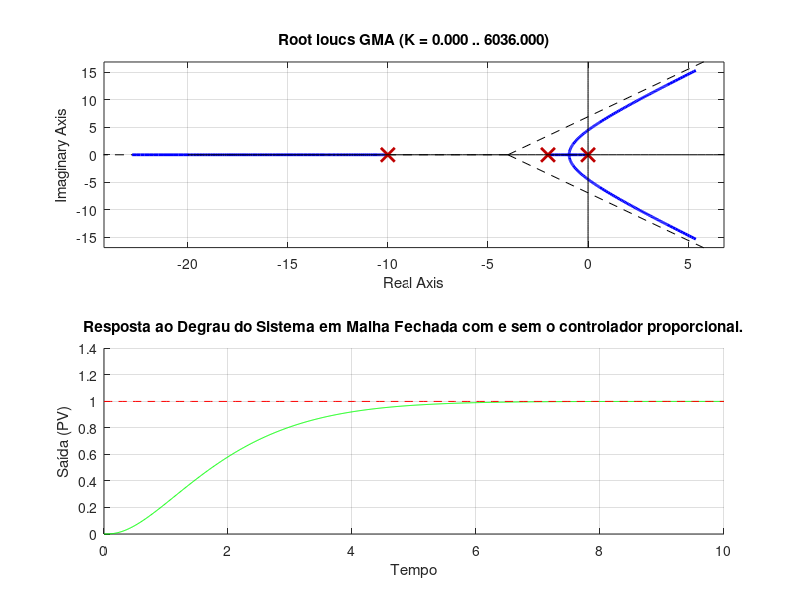

This figure's MATLAB source: (Note: this script raises an error after producing the figure.)
clc;
clear;
pkg load control;
pkg load signal;

%%1.a : Projete um controlador proporcional para atender à especificação de sobressinal em que Gc = Kp.
N = 5
num = 1;
den = conv(conv([1 0], [1 2]), [1 2*N]);
GMA = tf(num, den);

%graph one --------
subplot(2,1,1);
rlocus(GMA);
legend off;
hold on;
imaginaryAxis = linspace(-20, 20);
realAxis = zeros(size(imaginaryAxis));
plot(imaginaryAxis, realAxis, 'k');
plot(realAxis, imaginaryAxis, 'k');
K = 10;
GMF = feedback(K * GMA, 1);
t = 0:0.01:10;
%calculating damping factor
df = (-log(10/100)) / sqrt((pi^2) + (log(10/100))^2)

hold off;

%second one graph ---------
subplot(2,1,2);
hold on;
[PV, t] = step(GMF, t);
plot(t,PV,'g');
grid on;
realAxis = ones(size(imaginaryAxis));
imaginaryAxis = linspace(0, 10);
plot(imaginaryAxis,realAxis,'--r');
xlabel('Tempo')
ylabel('Saída (PV)')
title('Resposta ao Degrau do Sistema em Malha Fechada com e sem o controlador proporcional.')
hold off;

%%%%%%%%%% 1.B: Cálculo do tempo de acomodação para o critério de 2%
% Calcular o tempo de amortecimento
plot(t,0.98*sp,'g--');
plot(t,1.02*sp,'g--');
% Valor final da resposta ao degrau
y_final = y(end);
lim_inf = 0.98 * y_final;

% Encontrar o índice onde a resposta ultrapassa o limite inferior
indice_acomodacao = find(y > lim_inf, 1);

% Calcular o tempo de acomodação
t_acomodacao = t(indice_acomodacao)

% Plotar a resposta ao degrau e o tempo de acomodação
hold on;
plot([t_acomodacao t_acomodacao], [0 y_final], 'r--', 'LineWidth', 1.5);
text(t_acomodacao, 0.8, ['T_a_c_o_m_p = ' num2str(t_acomodacao)], 'Color', 'red');
figure
rlocus(G)
%%%%%%%%%% 1.C: Projete um compensador em Avanço de Fase para reduzir o tempo de acomodação calculado no item (b) em três vezes e atender à especificação de sobressinal, em que Glead = k(s - Zlead)/(s - Plead) sendo que o zero desse compensador deve estar em -2.
t_acomodacao_desejado = t_acomodacao / 3;
Ta_desejado = t_acomodacao_desejado;
OS = 0.1; % Overshoot máximo (10%)
zeta = abs(log(OS)) / sqrt(pi^2 + log(OS)^2);
wn = 4 / (zeta * Ta_desejado); % a frequência natural não amortecida.

Zlead = 2;
Plead = zeta * wn + sqrt((zeta * wn)^2 - wn^2); % Definimos um polo muito próximo de zero para evitar instabilidades

% Cálculo dos parâmetros do compensador em avanço de fase
num_c = [1, Zlead];
den_c = [1, real(Plead)];
C = tf(num_c, den_c );
% Função de transferência do sistema compensado
T_compensado = feedback(C * K * G, 1);
figure
[ycom, t] = step(T_compensado, t);
% Plotar a resposta ao degrau do sistema compensado
plot(t, ycom);
hold on;
sp = ones(size(t));
plot(t,sp);
grid on
% Configurar os rótulos dos eixos e o título do gráfico
xlabel('Tempo');
ylabel('Resposta ao Degrau');
title('Resposta ao Degrau do Sistema Compensado');
grid on;
% Mostrar o valor do tempo de acomodação atual e desejado
disp(['Tempo de Acomodação Atual: ' num2str(t_acomodacao) ' segundos']);
disp(['Tempo de Acomodação Desejado: ' num2str(t_acomodacao_desejado) ' segundos']);
plot(t,0.98*sp,'g--');
plot(t,1.02*sp,'g--');
% Cálculo do tempo de acomodação do sistema compensado
tolerancia = 0.02; % Tolerância de 2% para considerar o estado de acomodação
y_ss = ycom(end); % Valor de regime permanente da resposta ao degrau
t_acomodacao_compensado = 0; % Inicializa o tempo de acomodação do sistema compensado

% Encontra o primeiro ponto após o tempo de amortecimento que atinge 98% do valor final
for i = 1:length(ycom)
    if abs(ycom(i) - y_ss) <= tolerancia * y_ss
        t_acomodacao_compensado = t(i);
        break;
    end
end

% Plotar o novo tempo de acomodação
line([t_acomodacao_compensado t_acomodacao_compensado], [0 1], 'Color', 'red', 'LineStyle', '--');
text(t_acomodacao_compensado, 0.8, ['T_a_c_o_m_p = ' num2str(t_acomodacao_compensado)], 'Color', 'red');
figure
rlocus(T_compensado);
